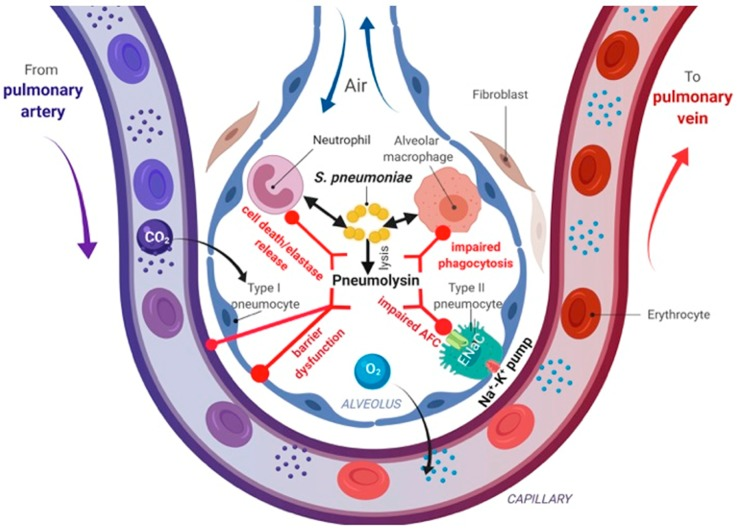
#> input picture img/en2.jpg, 738 x 531 px
$ python pt.py
#> lines starting #> are read from the running program, lines starting #| are printed output that depends on the picture
import pytesseract
import cv2
import numpy as np
from PIL import Image

def rotate_bound(image, angle):
    # grab the dimensions of the image and then determine the
    # center
    (h, w) = image.shape[:2]
    (cX, cY) = (w / 2, h / 2)


    # grab the rotation matrix (applying the negative of the
    # angle to rotate clockwise), then grab the sine and cosine
    # (i.e., the rotation components of the matrix)
    M = cv2.getRotationMatrix2D((cX, cY), -angle, 1.0)
    cos = np.abs(M[0, 0])
    sin = np.abs(M[0, 1])

    # compute the new bounding dimensions of the image
    nW = int((h * sin) + (w * cos))
    nH = int((h * cos) + (w * sin))

    # adjust the rotation matrix to take into account translation
    M[0, 2] += (nW / 2) - cX
    M[1, 2] += (nH / 2) - cY

    # perform the actual rotation and return the image
    return cv2.warpAffine(image, M, (nW, nH))

# print(pytesseract.get_languages(config='export TESSDATA_PREFIX=~/traineddata/tessdata_best-4.1.0'))
img = cv2.imread('img/en2.jpg')
#> img is the input picture: shape (531, 738, 3); mean B, G, R 219.1, 209.9, 222.5
rgb = cv2.cvtColor(img, cv2.COLOR_BGR2GRAY)
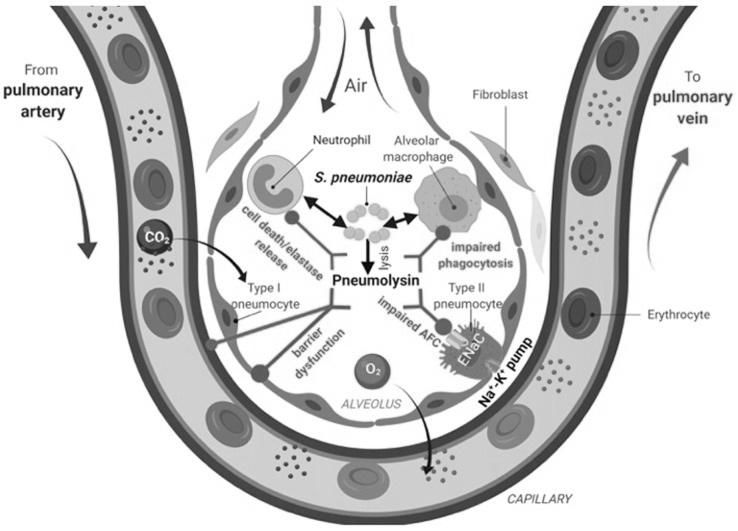
#> rgb: shape (531, 738); min 0, max 255, mean 214.7
rotated1 = rotate_bound(img, -45)
#> in rotate_bound, `return cv2.warpAffine(image, M, (nW, nH))`:
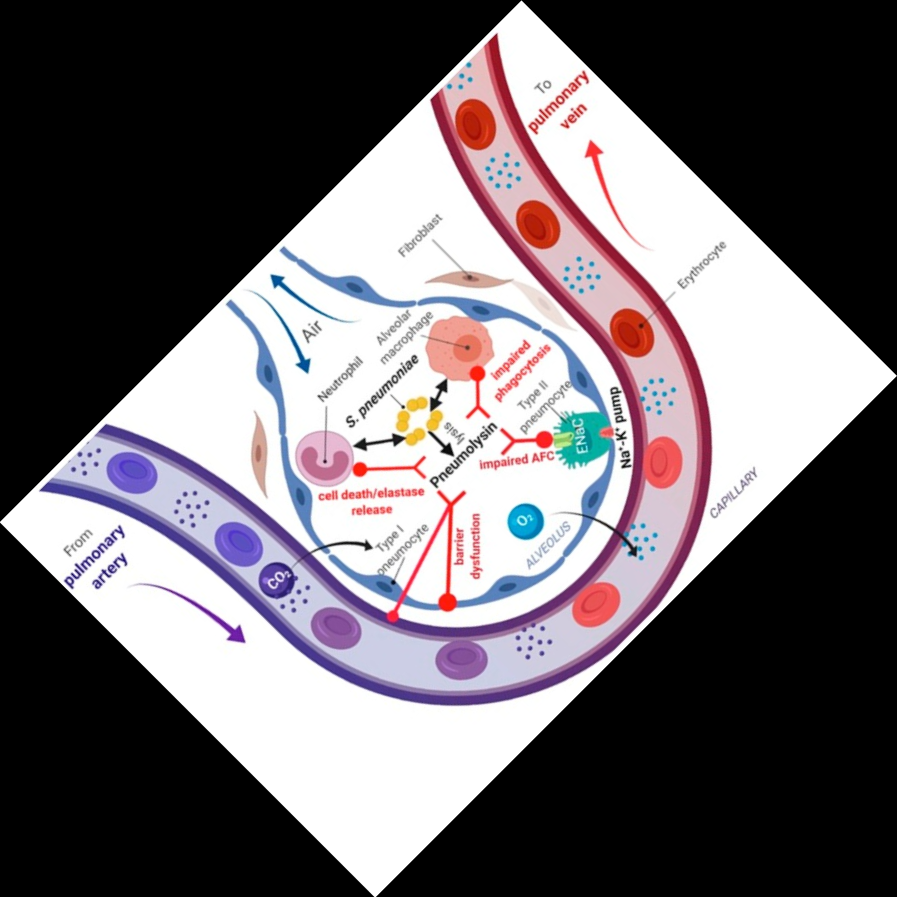
#> returned value: shape (897, 897, 3); mean of channels 0, 1, 2 106.7, 102.2, 108.4; drawn as B, G, R
rotated2 = cv2.imread('img/rotated.jpg')
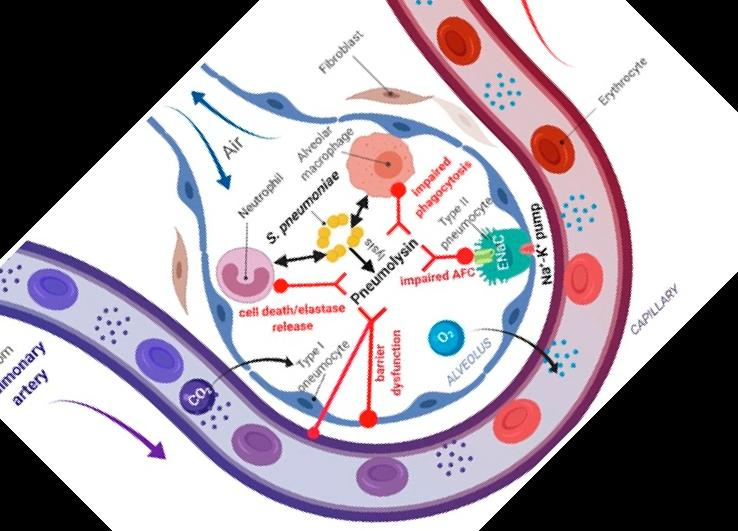
#> input picture img/rotated.jpg, 738 x 531 px
#> rotated2 is the input picture: shape (531, 738, 3); mean B, G, R 170.9, 162.2, 172.1
#> (the run stopped early here; a loop or call above may not have finished)
